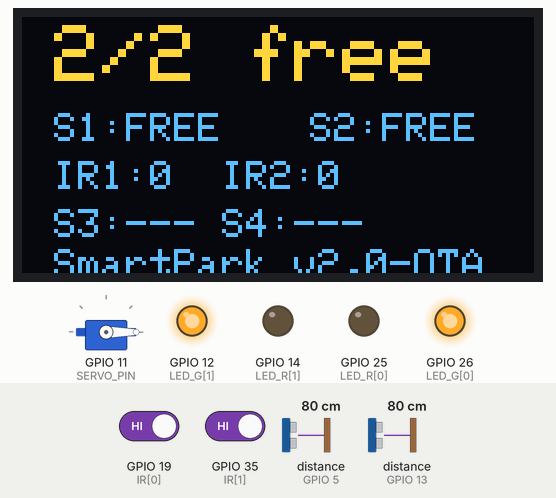
The sketch below on a simulated ESP32. On the bench: 128×64 one-colour display, servo, output pins drawn as LEDs (lit = HIGH). Wiring (inferred from the names in the program): 2 × ultrasonic range finder: trigger GPIO 4, echo GPIO 5 / trigger GPIO 15, echo GPIO 13. The inputs (shaded band) are chosen by the test bench; at power-on: GPIO 19 (IR[0]) HIGH, distance to the obstacle (sensors on GPIO 5, GPIO 13) 80 cm, GPIO 35 (IR[1]) HIGH. The echo pulse lasts 58.3 µs per cm; the OLED is the two-colour kind (top 16 rows yellow); WiFi joins after 1.5 s; servers stay silent unless stated; no MQTT or app messages arrive unless stated; pins used as bus, display or sensor lines are not drawn; what the sketch prints to the serial monitor is not drawn.

Above: at 4.0 s.
4.1 s: GPIO 19 (IR[0]) driven LOW
At 4.7 s:
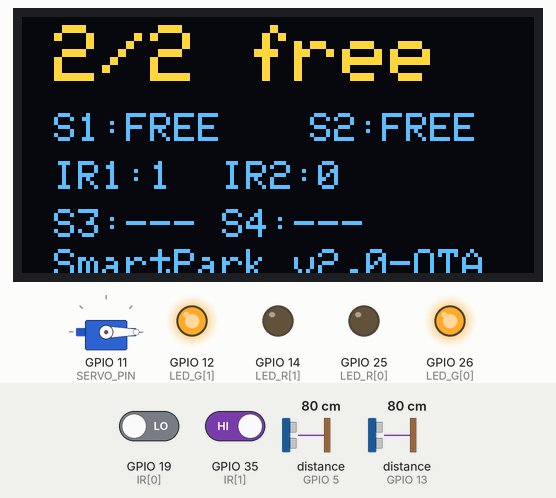
5.8 s: distance to the obstacle (sensor on GPIO 5) set to 12 cm
7.3 s: distance to the obstacle (sensor on GPIO 5) set to 9 cm
At 8.8 s:
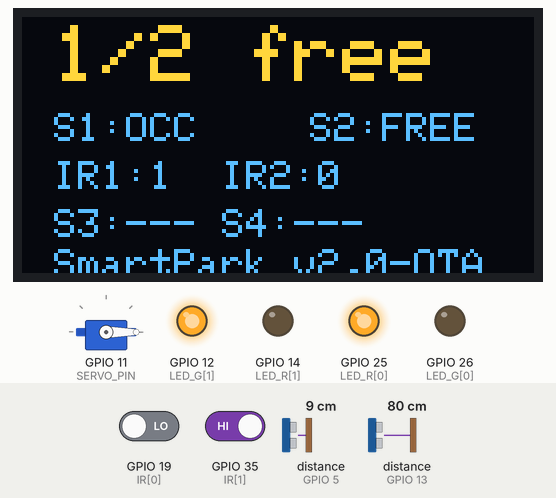
9.3 s: GPIO 19 (IR[0]) driven HIGH
At 9.76 s:
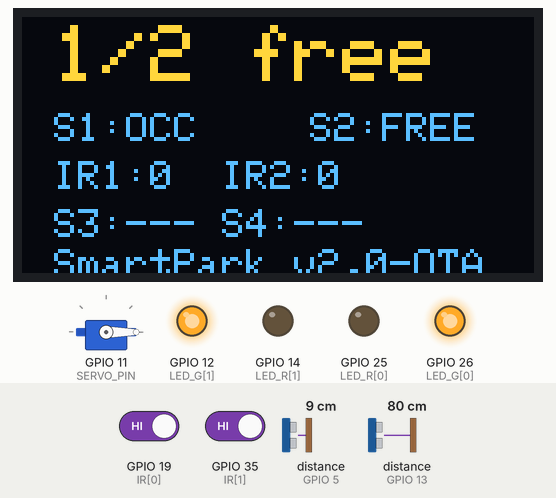
11.3 s: GPIO 35 (IR[1]) driven LOW
At 12.7 s:
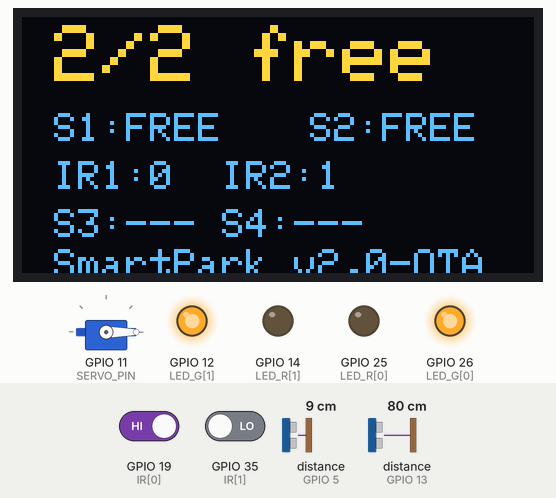
Timing chart, 0 to 13.9 s (numbered marks = the images above; inputs shaded):
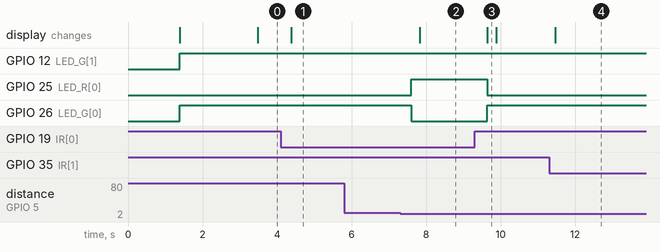

The sketch:

SmartParking.ino
```cpp
// ============================================================
//  SmartParking.ino — ESP32 Smart Parking Firmware
//  2 ACTIVE slots (S3/S4 disabled) | IR + US | RG LED
//  OLED | Servo | MQTT TLS
// ============================================================

#include <WiFi.h>
#include <WiFiClientSecure.h>
#include <PubSubClient.h>
#include <ArduinoJson.h>
#include <Wire.h>
#include <Adafruit_GFX.h>
#include <Adafruit_SSD1306.h>
#include <ESP32Servo.h>
#include <ArduinoOTA.h>

// ─────────────────────────────────────────
//  CONFIG
// ─────────────────────────────────────────
const char* WIFI_SSID   = "iQOO";
const char* WIFI_PASS   = "12345678";
const char* MQTT_HOST   = "6bf52feab0aa462a94eda4f44fdf671c.s1.eu.hivemq.cloud";
const int   MQTT_PORT   = 8883;
const char* MQTT_USER   = "esp32-park";
const char* MQTT_PASS   = "IoTesp32-Park";
const char* MQTT_CLIENT = "esp32-smartpark-01";

// ─────────────────────────────────────────
//  PIN MAP — IR + US, 2 active slots
// ─────────────────────────────────────────
//                        S1   S2
const int IR[]    = { 19,  35 };
const int LED_R[] = { 25,  14 };
const int LED_G[] = { 26,  12 };
// LED_B removed — no blue channel

//  US sensor pins — change here if your wiring differs
const int US_TRIG[] = {  4,  15 };
const int US_ECHO[] = {  5,  13 };

#define OLED_SDA  21
#define OLED_SCL  22
#define OLED_ADDR 0x3C
#define OLED_W    128
#define OLED_H    64
#define SERVO_PIN 11

// ─────────────────────────────────────────
//  CONSTANTS
// ─────────────────────────────────────────
#define NUM_SLOTS           2
#define DEBOUNCE_CONFIRM    3
#define HEARTBEAT_MS     10000
#define SERVO_OPEN_DEG       0
#define SERVO_CLOSE_DEG     90
#define RATE_PER_SEC  0.01f              // ₹ per minute billing rate

#define US_CALIB_PINGS      10     // pings per slot during boot calibration
#define US_CALIB_NOISE_CM   50.0f  // readings above this are treated as noise/timeout
#define US_CALIB_MIN_VALID   3     // need at least this many good pings to trust average
#define US_CALIB_MARGIN_CM   3.0f  // threshold = average − margin
#define US_CALIB_FALLBACK_CM 11.0f // used when calibration cannot get enough valid pings
#define US_TIMEOUT_US       30000  // pulseIn timeout (≈ 5 m round-trip)

// ─────────────────────────────────────────
//  OBJECTS
// ─────────────────────────────────────────
WiFiClientSecure  wifiClient;
PubSubClient      mqtt(wifiClient);
Adafruit_SSD1306  oled(OLED_W, OLED_H, &Wire, -1);
Servo             gate;

// ─────────────────────────────────────────
//  STATE
// ─────────────────────────────────────────
struct SlotState {
  bool  occupied;
  bool  ir;
  float us;          // last measured distance in cm (0.0 if skipped)
  bool  error;
  int   debounceCount;
  bool  pendingState;
};

SlotState         slots[NUM_SLOTS];
SlotState         sharedSlots[NUM_SLOTS];
SemaphoreHandle_t dataMutex;
unsigned long     lastHeartbeat = 0;

float             usThreshold[NUM_SLOTS];  // set by calibrateUS() at boot
unsigned long     occupiedSince[NUM_SLOTS]; // millis() when car arrived (0 = empty)

// ─────────────────────────────────────────
//  LED CONTROL — red/green only, no blue
// ─────────────────────────────────────────
void setLED(int s, bool r, bool g) {
  digitalWrite(LED_R[s], r);
  digitalWrite(LED_G[s], g);
}
void setLEDGreen(int s) { setLED(s, 0, 1); }
void setLEDRed(int s)   { setLED(s, 1, 0); }
void setLEDOff(int s)   { setLED(s, 0, 0); }

// ─────────────────────────────────────────
//  US — single ping, returns distance in cm
//  Returns -1.0 on timeout
// ─────────────────────────────────────────
float pingUS(int slot) {
  digitalWrite(US_TRIG[slot], LOW);
  delayMicroseconds(2);
  digitalWrite(US_TRIG[slot], HIGH);
  delayMicroseconds(10);
  digitalWrite(US_TRIG[slot], LOW);
  long duration = pulseIn(US_ECHO[slot], HIGH, US_TIMEOUT_US);
  if (duration == 0) return -1.0f;           // timeout
  return duration * 0.0343f / 2.0f;          // cm
}

// ─────────────────────────────────────────
//  BOOT CALIBRATION — runs synchronously in setup()
//  Slots MUST be empty when powering on.
// ─────────────────────────────────────────
void calibrateUS() {
  Serial.println("[CALIB] Starting US calibration — ensure slots are EMPTY");
  for (int i = 0; i < NUM_SLOTS; i++) {
    float sum   = 0.0f;
    int   valid = 0;
    for (int p = 0; p < US_CALIB_PINGS; p++) {
      float d = pingUS(i);
      if (d > 0.0f && d <= US_CALIB_NOISE_CM) {
        sum += d;
        valid++;
      }
      Serial.printf("[CALIB] S%d ping %d: %.1f cm\n", i + 1, p + 1, d);
      delay(60);   // allow echo to settle between pings
    }

    if (valid >= US_CALIB_MIN_VALID) {
      float avg = sum / valid;
      usThreshold[i] = avg - US_CALIB_MARGIN_CM;
      Serial.printf("[CALIB] S%d avg=%.1f cm  threshold=%.1f cm (%d/%d valid)\n",
                    i + 1, avg, usThreshold[i], valid, US_CALIB_PINGS);
    } else {
      usThreshold[i] = US_CALIB_FALLBACK_CM;
      Serial.printf("[CALIB] S%d FALLBACK threshold=%.1f cm (only %d/%d valid — check wiring)\n",
                    i + 1, usThreshold[i], valid, US_CALIB_PINGS);
    }
  }
  Serial.println("[CALIB] Done.");
}

// ─────────────────────────────────────────
//  OLED — shows slot status + live IR/US
// ─────────────────────────────────────────
void updateOLED(int freeCount) {
  oled.clearDisplay();
  oled.setTextColor(SSD1306_WHITE);

  // Row 1: free count summary
  oled.setTextSize(2);
  oled.setCursor(8, 2);
  oled.print(freeCount); oled.print("/2 free");

  // Row 2: S1 and S2 occupancy status
  oled.setTextSize(1);
  oled.setCursor(8, 24);
  oled.print("S1:"); oled.print(sharedSlots[0].occupied ? "OCC " : "FREE");
  oled.setCursor(72, 24);
  oled.print("S2:"); oled.print(sharedSlots[1].occupied ? "OCC " : "FREE");

  // Row 3: live IR raw readings
  oled.setCursor(8, 36);
  oled.print("IR1:"); oled.print(sharedSlots[0].ir ? "1" : "0");
  oled.print("  ");
  oled.print("IR2:"); oled.print(sharedSlots[1].ir ? "1" : "0");

  // Row 4: inactive slots
  oled.setCursor(8, 48);
  oled.print("S3:--- S4:---");

  // Row 5: firmware label
  oled.setCursor(8, 58);
  oled.print("SmartPark v2.0-OTA");

  oled.display();
}

// ─────────────────────────────────────────
//  SERVO
// ─────────────────────────────────────────
void updateServo(int freeCount) {
  gate.write(freeCount > 0 ? SERVO_OPEN_DEG : SERVO_CLOSE_DEG);
}

// ─────────────────────────────────────────
//  SENSOR TASK — Core 0
//  IR gates the US read; debounce is unchanged.
// ─────────────────────────────────────────
void sensorTask(void* param) {
  Serial.println("[SENSOR] Task started on Core 0");
  while (true) {
    for (int i = 0; i < NUM_SLOTS; i++) {
      bool irVal = !digitalRead(IR[i]);   // true = car detected (reflection-based IR)

      bool newOcc;
      float dist = 0.0f;

      if (irVal) {
        // IR triggered — confirm with US
        dist   = pingUS(i);
        newOcc = (dist > 0.0f && dist <= usThreshold[i]);
        // dist <= 0 means US timed out — treat as free (false positive from IR)
      } else {
        // IR clear — no need to ping US
        newOcc = false;
      }

      // Debounce: require DEBOUNCE_CONFIRM consecutive reads of a new state
      if (newOcc != slots[i].occupied) {
        if (newOcc == slots[i].pendingState) {
          slots[i].debounceCount++;
        } else {
          slots[i].pendingState  = newOcc;
          slots[i].debounceCount = 1;
        }
        if (slots[i].debounceCount >= DEBOUNCE_CONFIRM) {
          slots[i].occupied      = newOcc;
          slots[i].debounceCount = 0;
        }
      } else {
        slots[i].debounceCount = 0;   // stable — reset counter
      }

      slots[i].ir    = irVal;
      slots[i].us    = dist;
      slots[i].error = false;

      // LED: green = free, red = occupied
      if (slots[i].occupied) setLEDRed(i);
      else                   setLEDGreen(i);
    }

    // Push to shared state for the comm task
    if (xSemaphoreTake(dataMutex, pdMS_TO_TICKS(10)) == pdTRUE) {
      memcpy(sharedSlots, slots, sizeof(slots));
      xSemaphoreGive(dataMutex);
    }
    vTaskDelay(pdMS_TO_TICKS(100));
  }
}

// ─────────────────────────────────────────
//  MQTT RECONNECT
// ─────────────────────────────────────────
void mqttReconnect() {
  int attempts = 0;
  while (!mqtt.connected() && attempts < 5) {
    Serial.print("[MQTT] Connecting...");
    if (mqtt.connect(MQTT_CLIENT, MQTT_USER, MQTT_PASS))
      Serial.println(" connected.");
    else { Serial.printf(" failed rc=%d\n", mqtt.state()); delay(3000); attempts++; }
  }
}

// ─────────────────────────────────────────
//  PUBLISH COUNT — occupied slots for gate ESP32
// ─────────────────────────────────────────
void publishCount(int occCount) {
  StaticJsonDocument<64> doc;
  doc["occupied"] = occCount;
  doc["total"]    = NUM_SLOTS;
  char buf[64]; serializeJson(doc, buf);
  mqtt.publish("parking/count", buf, true);   // retained
  Serial.printf("[MQTT] Count: %s\n", buf);
}

// ─────────────────────────────────────────
//  PUBLISH EXIT BILL — when a car leaves
// ─────────────────────────────────────────
void publishBill(int slotIndex, unsigned long durationSecs) {
  float cost = durationSecs * RATE_PER_SEC;
  StaticJsonDocument<128> doc;
  doc["slot"]          = slotIndex + 1;
  doc["duration_secs"] = durationSecs;
  doc["cost_inr"]      = cost;
  char buf[128]; serializeJson(doc, buf);
  mqtt.publish("parking/exit/bill", buf);      // not retained
  Serial.printf("[MQTT] Bill: %s\n", buf);
}

// ─────────────────────────────────────────
//  PUBLISH SLOT — us field is boolean
// ─────────────────────────────────────────
void publishSlot(int i, SlotState& s) {
  StaticJsonDocument<160> doc;
  doc["slot"]      = i + 1;
  doc["occupied"]  = s.occupied;
  doc["ir"]        = s.ir;
  doc["us"]        = (s.ir && s.us > 0.0f && s.us <= usThreshold[i]);  // true only when US confirms presence
  doc["error"]     = s.error;
  doc["timestamp"] = millis() / 1000;
  char buf[160]; serializeJson(doc, buf);
  char topic[32]; snprintf(topic, sizeof(topic), "parking/slot/%d/status", i+1);
  mqtt.publish(topic, buf, true);
  Serial.printf("[MQTT] Slot %d: %s\n", i+1, buf);
}

// ─────────────────────────────────────────
//  PUBLISH SLOTS 3 & 4 AS "WAITING" ONCE
// ─────────────────────────────────────────
void publishWaitingSlots() {
  for (int i = 2; i <= 3; i++) {
    StaticJsonDocument<128> doc;
    doc["slot"]      = i + 1;
    doc["occupied"]  = false;
    doc["ir"]        = false;
    doc["us"]        = 0.0f;
    doc["error"]     = false;
    doc["waiting"]   = true;
    doc["timestamp"] = millis() / 1000;
    char buf[128]; serializeJson(doc, buf);
    char topic[32]; snprintf(topic, sizeof(topic), "parking/slot/%d/status", i+1);
    mqtt.publish(topic, buf, true);
    Serial.printf("[MQTT] Slot %d published as WAITING\n", i+1);
  }
}

// ─────────────────────────────────────────
//  OTA SETUP — called after WiFi connects
// ─────────────────────────────────────────
void setupOTA() {
  ArduinoOTA.setHostname("SmartPark-Main");
  ArduinoOTA.setPassword("smartpark");

  ArduinoOTA.onStart([]() {
    Serial.println("[OTA] Update starting...");
  });
  ArduinoOTA.onEnd([]() {
    Serial.println("\n[OTA] Update complete! Rebooting...");
  });
  ArduinoOTA.onProgress([](unsigned int progress, unsigned int total) {
    Serial.printf("[OTA] Progress: %u%%\r", (progress * 100) / total);
  });
  ArduinoOTA.onError([](ota_error_t error) {
    Serial.printf("[OTA] Error[%u]: ", error);
    if      (error == OTA_AUTH_ERROR)    Serial.println("Auth Failed");
    else if (error == OTA_BEGIN_ERROR)   Serial.println("Begin Failed");
    else if (error == OTA_CONNECT_ERROR) Serial.println("Connect Failed");
    else if (error == OTA_RECEIVE_ERROR) Serial.println("Receive Failed");
    else if (error == OTA_END_ERROR)     Serial.println("End Failed");
  });

  ArduinoOTA.begin();
  Serial.printf("[OTA] Ready. Hostname: SmartPark-Main  IP: %s\n",
                WiFi.localIP().toString().c_str());
}

// ─────────────────────────────────────────
//  COMM TASK — Core 1
// ─────────────────────────────────────────
void commTask(void* param) {
  Serial.println("[COMM] Task started on Core 1");

  WiFi.begin(WIFI_SSID, WIFI_PASS);
  Serial.print("[WiFi] Connecting");
  while (WiFi.status() != WL_CONNECTED) { delay(500); Serial.print("."); }

  // Force Google DNS to fix ENOTFOUND on restricted networks
  IPAddress dns(8, 8, 8, 8);
  WiFi.config(WiFi.localIP(), WiFi.gatewayIP(), WiFi.subnetMask(), dns);
  delay(500); // let DNS settle

  Serial.printf("\n[WiFi] Connected. IP: %s\n", WiFi.localIP().toString().c_str());
  Serial.printf("[WiFi] DNS: %s\n", WiFi.dnsIP().toString().c_str());

  // Initialize OTA after WiFi is connected
  setupOTA();

  wifiClient.setInsecure();
  mqtt.setServer(MQTT_HOST, MQTT_PORT);
  mqtt.setKeepAlive(30);
  mqtt.setBufferSize(256);

  SlotState localSnap[NUM_SLOTS], prevSnap[NUM_SLOTS];
  memset(prevSnap, 0, sizeof(prevSnap));
  bool waitingPublished = false;

  while (true) {
    if (WiFi.status() != WL_CONNECTED) {
      WiFi.reconnect(); vTaskDelay(pdMS_TO_TICKS(5000)); continue;
    }
    if (!mqtt.connected()) mqttReconnect();
    mqtt.loop();
    ArduinoOTA.handle();   // check for OTA updates each iteration

    if (!waitingPublished && mqtt.connected()) {
      publishWaitingSlots();
      waitingPublished = true;
    }

    if (xSemaphoreTake(dataMutex, pdMS_TO_TICKS(10)) == pdTRUE) {
      memcpy(localSnap, sharedSlots, sizeof(sharedSlots));
      xSemaphoreGive(dataMutex);
    }

    // Publish only on state change + track occupancy timing
    bool anyChange = false;
    for (int i = 0; i < NUM_SLOTS; i++) {
      if (localSnap[i].occupied != prevSnap[i].occupied ||
          localSnap[i].error    != prevSnap[i].error) {

        // Car just arrived → record start time
        if (localSnap[i].occupied && !prevSnap[i].occupied) {
          occupiedSince[i] = millis();
        }
        // Car just left → publish exit bill
        if (!localSnap[i].occupied && prevSnap[i].occupied && occupiedSince[i] > 0) {
          unsigned long dur = (millis() - occupiedSince[i]) / 1000;
          publishBill(i, dur);
          occupiedSince[i] = 0;
        }

        publishSlot(i, localSnap[i]);
        prevSnap[i] = localSnap[i];
        anyChange = true;
      }
    }

    // Publish current count whenever occupancy changes
    if (anyChange) {
      int occCount = 0;
      for (int i = 0; i < NUM_SLOTS; i++)
        if (localSnap[i].occupied) occCount++;
      publishCount(occCount);
    }

    int freeCount = 0;
    for (int i = 0; i < NUM_SLOTS; i++)
      if (!localSnap[i].occupied && !localSnap[i].error) freeCount++;

    updateOLED(freeCount);
    updateServo(freeCount);

    unsigned long now = millis();
    if (now - lastHeartbeat >= HEARTBEAT_MS) {
      StaticJsonDocument<32> hb; hb["ts"] = now/1000;
      char hbBuf[32]; serializeJson(hb, hbBuf);
      mqtt.publish("parking/heartbeat", hbBuf);
      lastHeartbeat = now;
      Serial.println("[MQTT] Heartbeat sent");
    }
    vTaskDelay(pdMS_TO_TICKS(200));
  }
}

// ─────────────────────────────────────────
//  SETUP
// ─────────────────────────────────────────
void setup() {
  Serial.begin(115200);
  Serial.println("\n=== SmartParking v2.0-OTA — IR + US, 2 slots active ===");

  for (int i = 0; i < NUM_SLOTS; i++) {
    pinMode(IR[i],          INPUT);
    pinMode(LED_R[i],       OUTPUT);
    pinMode(LED_G[i],       OUTPUT);
    pinMode(US_TRIG[i],     OUTPUT);
    pinMode(US_ECHO[i],     INPUT);
    digitalWrite(US_TRIG[i], LOW);
    setLEDOff(i);
  }

  Wire.begin(OLED_SDA, OLED_SCL);
  if (!oled.begin(SSD1306_SWITCHCAPVCC, OLED_ADDR)) {
    Serial.println("[OLED] Init failed");
  } else {
    oled.clearDisplay();
    oled.setTextSize(1); oled.setTextColor(SSD1306_WHITE);
    oled.setCursor(0, 24); oled.print("  Calibrating US...");
    oled.display();
  }

  gate.attach(SERVO_PIN);
  gate.write(SERVO_OPEN_DEG);

  memset(slots,       0, sizeof(slots));
  memset(sharedSlots, 0, sizeof(sharedSlots));
  memset(occupiedSince, 0, sizeof(occupiedSince));
  dataMutex = xSemaphoreCreateMutex();

  // Boot calibration — must run before tasks start; slots must be empty
  calibrateUS();

  // Update OLED to show boot complete
  oled.clearDisplay();
  oled.setTextSize(1); oled.setTextColor(SSD1306_WHITE);
  oled.setCursor(0, 28); oled.print("  SmartPark booting...");
  oled.display();

  xTaskCreatePinnedToCore(sensorTask, "SensorTask", 4096, NULL, 2, NULL, 0);
  xTaskCreatePinnedToCore(commTask,   "CommTask",   8192, NULL, 1, NULL, 1);

  Serial.println("[SETUP] Done.");
}

void loop() { vTaskDelay(pdMS_TO_TICKS(1000)); }
```

Measured:
- the behaviour switches between 11 and 10 cm on distance to the obstacle (sensor on GPIO 5) (found by bisection; images 1 and 2)
- after the input at 4.1 s, the display: changes after 0.29 s (image 1)
- after the input at 5.8 s, every drawn part: stays the same
- after the input at 7.3 s, GPIO 25 (LED_R[0]): LOW → HIGH after 0.30 s; GPIO 26 (LED_G[0]): HIGH → LOW after 0.30 s; the display: changes after 0.53 s (image 2)
- after the input at 9.3 s, GPIO 25 (LED_R[0]): HIGH → LOW after 0.34 s; GPIO 26 (LED_G[0]): LOW → HIGH after 0.34 s; the display: changes after 0.34 s (image 3)
- after the input at 11.3 s, the display: changes after 0.16 s (image 4)
